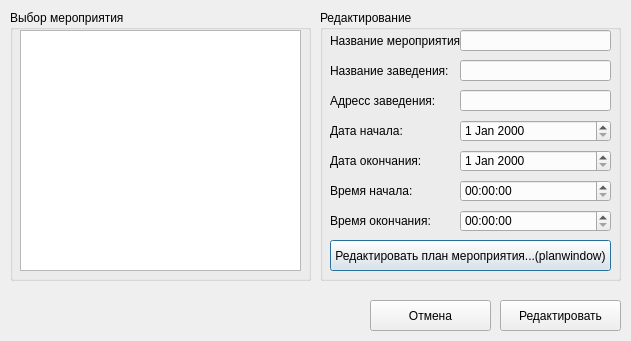
<?xml version="1.0" encoding="UTF-8"?>
<ui version="4.0">
 <class>EditWindow</class>
 <widget class="QDialog" name="EditWindow">
  <property name="geometry">
   <rect>
    <x>0</x>
    <y>0</y>
    <width>631</width>
    <height>341</height>
   </rect>
  </property>
  <property name="windowTitle">
   <string>TimeTask - Редактирование</string>
  </property>
  <widget class="QLabel" name="label">
   <property name="geometry">
    <rect>
     <x>330</x>
     <y>30</y>
     <width>131</width>
     <height>21</height>
    </rect>
   </property>
   <property name="text">
    <string>Название мероприятия:</string>
   </property>
  </widget>
  <widget class="QDateEdit" name="dateEdit_2">
   <property name="geometry">
    <rect>
     <x>460</x>
     <y>150</y>
     <width>151</width>
     <height>22</height>
    </rect>
   </property>
  </widget>
  <widget class="QLabel" name="label_4">
   <property name="geometry">
    <rect>
     <x>330</x>
     <y>120</y>
     <width>131</width>
     <height>21</height>
    </rect>
   </property>
   <property name="text">
    <string>Дата начала:</string>
   </property>
  </widget>
  <widget class="QLabel" name="label_6">
   <property name="geometry">
    <rect>
     <x>330</x>
     <y>180</y>
     <width>131</width>
     <height>21</height>
    </rect>
   </property>
   <property name="text">
    <string>Время начала:</string>
   </property>
  </widget>
  <widget class="QLineEdit" name="lineEdit">
   <property name="geometry">
    <rect>
     <x>460</x>
     <y>30</y>
     <width>151</width>
     <height>21</height>
    </rect>
   </property>
  </widget>
  <widget class="QLabel" name="label_5">
   <property name="geometry">
    <rect>
     <x>330</x>
     <y>150</y>
     <width>131</width>
     <height>21</height>
    </rect>
   </property>
   <property name="text">
    <string>Дата окончания:</string>
   </property>
  </widget>
  <widget class="QLabel" name="label_7">
   <property name="geometry">
    <rect>
     <x>330</x>
     <y>210</y>
     <width>131</width>
     <height>21</height>
    </rect>
   </property>
   <property name="text">
    <string>Время окончания:</string>
   </property>
  </widget>
  <widget class="QDateEdit" name="dateEdit">
   <property name="geometry">
    <rect>
     <x>460</x>
     <y>120</y>
     <width>151</width>
     <height>22</height>
    </rect>
   </property>
  </widget>
  <widget class="QTimeEdit" name="timeEdit_2">
   <property name="geometry">
    <rect>
     <x>460</x>
     <y>210</y>
     <width>151</width>
     <height>22</height>
    </rect>
   </property>
  </widget>
  <widget class="QLabel" name="label_3">
   <property name="geometry">
    <rect>
     <x>330</x>
     <y>90</y>
     <width>131</width>
     <height>21</height>
    </rect>
   </property>
   <property name="text">
    <string>Адресс заведения:</string>
   </property>
  </widget>
  <widget class="QTimeEdit" name="timeEdit">
   <property name="geometry">
    <rect>
     <x>460</x>
     <y>180</y>
     <width>151</width>
     <height>22</height>
    </rect>
   </property>
  </widget>
  <widget class="QLineEdit" name="lineEdit_3">
   <property name="geometry">
    <rect>
     <x>460</x>
     <y>90</y>
     <width>151</width>
     <height>21</height>
    </rect>
   </property>
  </widget>
  <widget class="QLabel" name="label_2">
   <property name="geometry">
    <rect>
     <x>330</x>
     <y>60</y>
     <width>131</width>
     <height>21</height>
    </rect>
   </property>
   <property name="text">
    <string>Название заведения:</string>
   </property>
  </widget>
  <widget class="QLineEdit" name="lineEdit_2">
   <property name="geometry">
    <rect>
     <x>460</x>
     <y>60</y>
     <width>151</width>
     <height>21</height>
    </rect>
   </property>
  </widget>
  <widget class="QGroupBox" name="groupBox">
   <property name="geometry">
    <rect>
     <x>320</x>
     <y>10</y>
     <width>301</width>
     <height>271</height>
    </rect>
   </property>
   <property name="title">
    <string>Редактирование</string>
   </property>
   <widget class="QPushButton" name="pushButton_3">
    <property name="geometry">
     <rect>
      <x>10</x>
      <y>230</y>
      <width>281</width>
      <height>31</height>
     </rect>
    </property>
    <property name="text">
     <string>Редактировать план мероприятия...(planwindow)</string>
    </property>
   </widget>
  </widget>
  <widget class="QGroupBox" name="groupBox_2">
   <property name="geometry">
    <rect>
     <x>10</x>
     <y>10</y>
     <width>301</width>
     <height>271</height>
    </rect>
   </property>
   <property name="title">
    <string>Выбор мероприятия</string>
   </property>
   <widget class="QListView" name="listView">
    <property name="geometry">
     <rect>
      <x>10</x>
      <y>20</y>
      <width>281</width>
      <height>241</height>
     </rect>
    </property>
   </widget>
  </widget>
  <widget class="QPushButton" name="pushButton_2">
   <property name="geometry">
    <rect>
     <x>370</x>
     <y>300</y>
     <width>121</width>
     <height>31</height>
    </rect>
   </property>
   <property name="cursor">
    <cursorShape>PointingHandCursor</cursorShape>
   </property>
   <property name="text">
    <string>Отмена</string>
   </property>
  </widget>
  <widget class="QPushButton" name="pushButton">
   <property name="geometry">
    <rect>
     <x>500</x>
     <y>300</y>
     <width>121</width>
     <height>31</height>
    </rect>
   </property>
   <property name="cursor">
    <cursorShape>PointingHandCursor</cursorShape>
   </property>
   <property name="text">
    <string>Редактировать</string>
   </property>
  </widget>
 </widget>
 <resources/>
 <connections/>
</ui>
